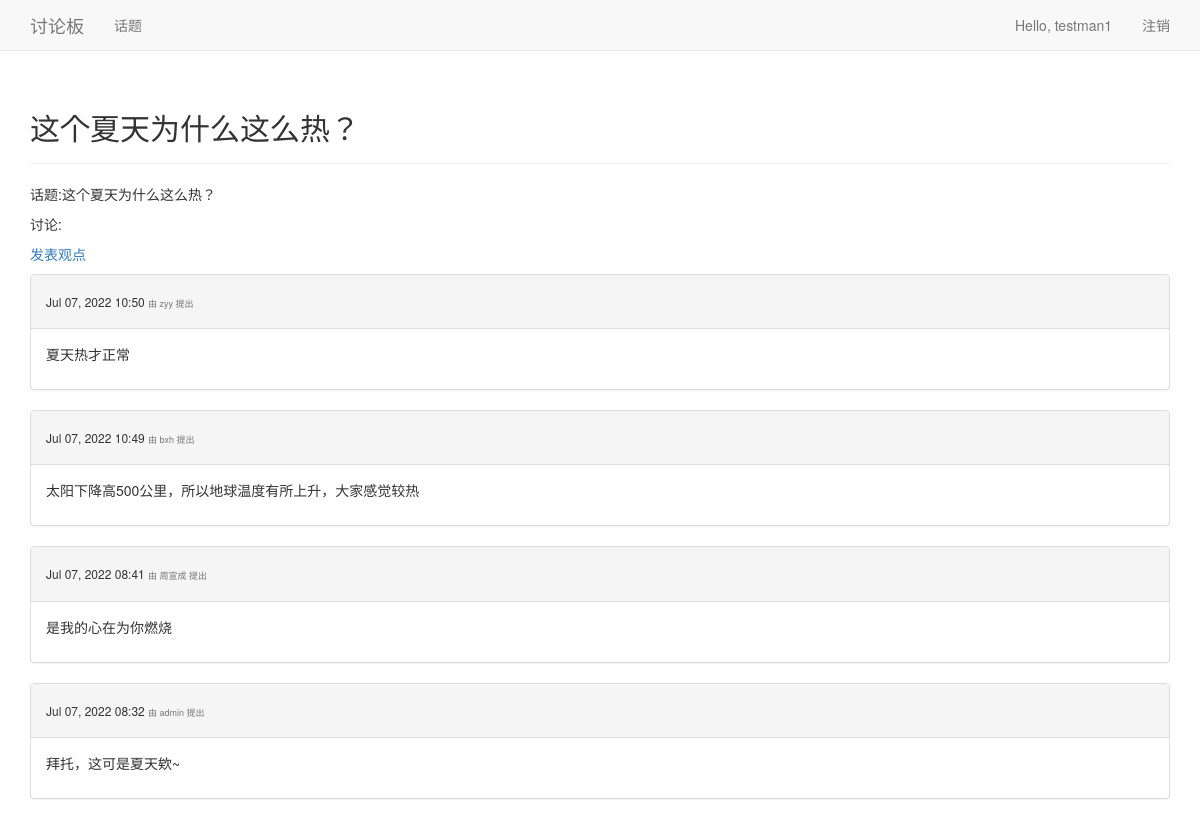
/topics/9/ (signed in), run on the app's committed database.
### learning_logs/models.py (models this page shows, shortened)
class Topic(models.Model):
    text = models.CharField(max_length=250)
    date_added = models.DateTimeField(auto_now_add=True)
    owner = models.ForeignKey(User,on_delete=models.CASCADE)
    def __str__(self):
        return self.text

class entry(models.Model):
    topic = models.ForeignKey(Topic,on_delete=models.CASCADE) # 储存关联性
    text = models.TextField()
    date_added = models.DateTimeField(auto_now_add=True)
    owner = models.ForeignKey(User,on_delete=models.CASCADE)

### learning_logs/views.py (the view)
# urls.py: re_path(r'^topics/(?P<topic_id>\d+)/$',views.topic,name='topic'),
@login_required
def topic(request,topic_id):
    topic = Topic.objects.get(id = topic_id)
    entries = topic.entry_set.order_by('-date_added')
    context = {'topic':topic,'entries':entries}
    """# 确认请求的主题属于当前用户
    if topic.owner != request.user:
        raise Http404"""
    return render(request,'learning_logs/topic.html',context)

### learning_logs/templates/learning_logs/topic.html (shortened to what this page needs)
<!DOCTYPE html>
<html lang="en">
<head>
</head>
<body>
{% extends 'learning_logs/base.html' %}
{% block header %}
    <h2>{{ topic }}</h2>
{% endblock header %}
{% block content %}
    <p>话题:{{ topic }}</p>
    <p>讨论:</p>
    <p>
        <a href="{% url 'learning_logs:new_entry' topic.id %}">发表观点</a>
    </p>
    {% for entry in entries %}
        <div class="panel panel-default">
            <div class="panel-heading">
                <h6>
                    {{ entry.date_added|date:'M d, Y H:i' }}
                    <small>
                        由 {{ entry.owner }} 提出
                    </small>
                </h6>
            </div>
            <div class="panel-body">
                {{ entry.text|linebreaks }}
            </div>
        </div>
    {% empty %}
        成为第一位发言者！
    {% endfor %}
{% endblock content %}

### learning_logs/templates/learning_logs/base.html (shortened to what this page needs)
{% load bootstrap3 %}
<!DOCTYPE html>
<html lang="en">
<head>
    {% bootstrap_css %}
</head>
<body>
    <nav class="navbar navbar-default navbar-static-top">
        <div class="container">
            <div class="navbar-header">
                <a class="navbar-brand" href="{% url 'learning_logs:index' %}">
                讨论板</a>
            </div>
            <div id="navbar" class="navbar-collapse collapse">
                <ul class="nav navbar-nav">
                    <li><a href="{% url 'learning_logs:Topics' %}">话题</a> </li>
                </ul>
                <ul class="nav navbar-nav navbar-right">
                    {% if user.is_authenticated %}
                        <li><a>Hello, {{ user.username }}</a></li>
                        <li><a href="{% url 'users:logout' %}">注销</a> </li>
                    {% else %}
                        <li><a href="{% url 'users:register' %}">注册</a> </li>
                        <li><a href="{% url 'users:login' %}">登录</a> </li>
                    {% endif %}
                </ul>
            </div>
        </div>
    </nav>
    <div class="container">
        <div class="page-header">
            {% block header %}{% endblock header %}
        </div>
        <div>
            {% block content %}{% endblock content %}
        </div>
    </div>
</body>
</html>

### data on the page
Topic: text "这个夏天为什么这么热？"
entry: date_added "Jul 07, 2022 10:50", owner "zyy", text "夏天热才正常"
entry: date_added "Jul 07, 2022 10:49", owner "bxh", text "太阳下降高500公里，所以地球温度有所上升，大家感觉较热"
entry: date_added "Jul 07, 2022 08:41", owner "周宣成", text "是我的心在为你燃烧"
entry: date_added "Jul 07, 2022 08:32", owner "admin", text "拜托，这可是夏天欸~"

### other printed values
{{ user.username }} "testman1"
